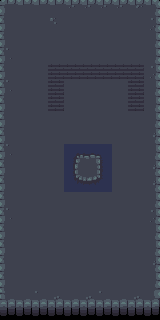

This game map was drawn from its Tiled (.tmx) file and the tilesets committed beside it. A one-line description and the full map source follow:
An orthogonal 10x20 tile map with 16x16 px tiles, 1 tile layer (back).

<map version="1.0" tiledversion="1.1.6" orientation="orthogonal" renderorder="right-down" width="10" height="20" tilewidth="16" tileheight="16" infinite="0" nextobjectid="1">
 <tileset firstgid="1" name="dungeon_tiles" tilewidth="16" tileheight="16" tilecount="552" columns="23">
  <image source="dungeon_tiles.png" width="368" height="384" />
 </tileset>
 <layer name="back" width="10" height="20">
  <data encoding="csv">
49,50,50,50,51,51,51,51,52,53,
72,74,74,75,74,74,74,74,74,99,
72,74,74,74,74,74,74,74,74,76,
118,74,74,74,74,74,74,74,74,76,
72,74,74,59,59,59,59,59,59,99,
118,74,74,59,74,74,74,74,59,76,
72,74,74,59,74,74,74,74,59,76,
72,74,74,74,74,74,74,74,74,76,
72,74,74,73,73,73,74,74,74,122,
118,74,74,74,65,66,67,74,74,76,
72,74,74,74,88,97,90,74,74,122,
72,74,74,74,111,112,113,74,74,122,
72,74,74,74,74,74,97,74,74,76,
118,74,74,74,74,74,97,97,74,99,
72,74,74,74,97,74,74,74,74,76,
72,74,74,74,97,74,74,74,74,76,
72,74,74,74,97,74,121,74,74,122,
72,74,74,74,74,74,74,74,74,76,
141,142,143,144,142,144,143,142,144,145,
164,165,166,167,165,167,166,165,167,168
</data>
 </layer>
</map>
